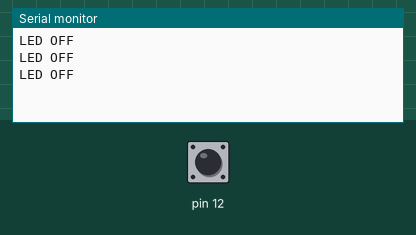
A sketch run on a simulated Arduino Uno, built with avr-gcc and run on an emulated ATmega328P. On the bench: the last lines printed to the serial monitor. The inputs (shaded band) are chosen by the test bench; at power-on: pin 12 HIGH.

Above: at 2.8 s.
2.9 s: pin 12 driven LOW
At 3.8 s:
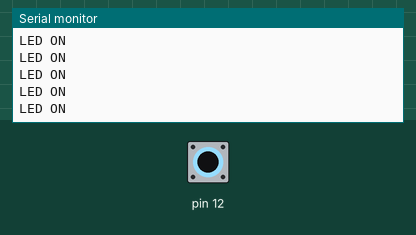
4.9 s: pin 12 pulsed HIGH 2 times (0.12 s each, 0.3 s apart)
At 5.7 s:
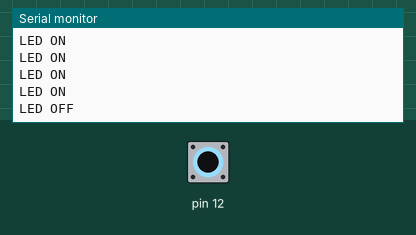

Measured:
- after the input at 2.9 s, the serial monitor: prints a new line after 0.10 s (image 1)

The sketch:

Switch_testPulldown.ino
```cpp
void setup() {
  pinMode(12, INPUT);

  Serial.begin(9600);
  while (!Serial);

}

void loop() {
  int nSw = digitalRead(12);

  if (nSw == LOW) {
    Serial.println("LED ON");
  } else {
    Serial.println("LED OFF");
    delay(1000);
  }
}
```
